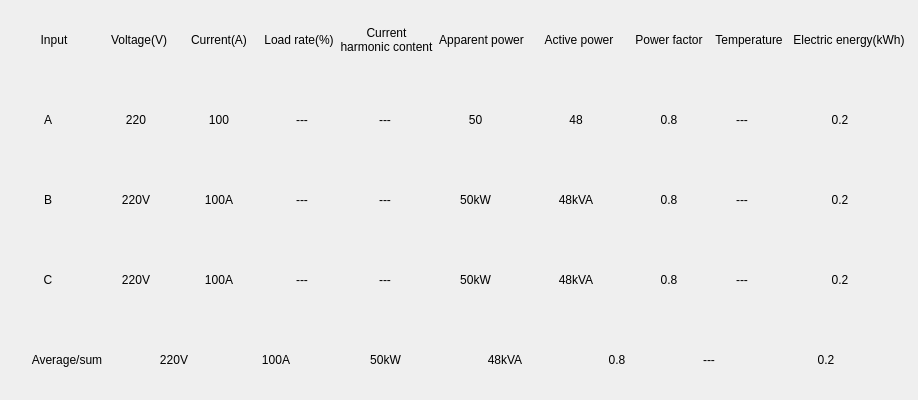
<?xml version="1.0" encoding="UTF-8"?>
<ui version="4.0">
 <class>BoxTotalWid</class>
 <widget class="QWidget" name="BoxTotalWid">
  <property name="geometry">
   <rect>
    <x>0</x>
    <y>0</y>
    <width>918</width>
    <height>400</height>
   </rect>
  </property>
  <property name="minimumSize">
   <size>
    <width>0</width>
    <height>25</height>
   </size>
  </property>
  <property name="windowTitle">
   <string>Form</string>
  </property>
  <layout class="QGridLayout" name="gridLayout" rowstretch="1,1,1,1,1">
   <property name="leftMargin">
    <number>0</number>
   </property>
   <property name="topMargin">
    <number>0</number>
   </property>
   <property name="rightMargin">
    <number>0</number>
   </property>
   <property name="bottomMargin">
    <number>0</number>
   </property>
   <property name="spacing">
    <number>0</number>
   </property>
   <item row="4" column="0">
    <widget class="QWidget" name="AllWid" native="true">
     <layout class="QHBoxLayout" name="horizontalLayout_5" stretch="1,1,1,1,1,1,0,1">
      <property name="spacing">
       <number>0</number>
      </property>
      <property name="leftMargin">
       <number>0</number>
      </property>
      <property name="topMargin">
       <number>0</number>
      </property>
      <property name="rightMargin">
       <number>0</number>
      </property>
      <property name="bottomMargin">
       <number>0</number>
      </property>
      <item>
       <widget class="QLabel" name="label_6">
        <property name="minimumSize">
         <size>
          <width>90</width>
          <height>25</height>
         </size>
        </property>
        <property name="maximumSize">
         <size>
          <width>90</width>
          <height>16777215</height>
         </size>
        </property>
        <property name="text">
         <string>Average/sum</string>
        </property>
        <property name="alignment">
         <set>Qt::AlignCenter</set>
        </property>
       </widget>
      </item>
      <item>
       <widget class="QLabel" name="volH">
        <property name="minimumSize">
         <size>
          <width>80</width>
          <height>25</height>
         </size>
        </property>
        <property name="maximumSize">
         <size>
          <width>80</width>
          <height>16777215</height>
         </size>
        </property>
        <property name="text">
         <string>220V</string>
        </property>
        <property name="alignment">
         <set>Qt::AlignCenter</set>
        </property>
       </widget>
      </item>
      <item>
       <widget class="QLabel" name="curH">
        <property name="minimumSize">
         <size>
          <width>80</width>
          <height>25</height>
         </size>
        </property>
        <property name="maximumSize">
         <size>
          <width>80</width>
          <height>16777215</height>
         </size>
        </property>
        <property name="layoutDirection">
         <enum>Qt::LeftToRight</enum>
        </property>
        <property name="text">
         <string>100A</string>
        </property>
        <property name="alignment">
         <set>Qt::AlignCenter</set>
        </property>
       </widget>
      </item>
      <item>
       <widget class="QLabel" name="tApPowH">
        <property name="minimumSize">
         <size>
          <width>95</width>
          <height>25</height>
         </size>
        </property>
        <property name="maximumSize">
         <size>
          <width>95</width>
          <height>16777215</height>
         </size>
        </property>
        <property name="text">
         <string>50kW</string>
        </property>
        <property name="alignment">
         <set>Qt::AlignCenter</set>
        </property>
       </widget>
      </item>
      <item>
       <widget class="QLabel" name="tPowH">
        <property name="minimumSize">
         <size>
          <width>100</width>
          <height>25</height>
         </size>
        </property>
        <property name="maximumSize">
         <size>
          <width>100</width>
          <height>16777215</height>
         </size>
        </property>
        <property name="text">
         <string>48kVA</string>
        </property>
        <property name="alignment">
         <set>Qt::AlignCenter</set>
        </property>
       </widget>
      </item>
      <item>
       <widget class="QLabel" name="tPfH">
        <property name="minimumSize">
         <size>
          <width>80</width>
          <height>25</height>
         </size>
        </property>
        <property name="maximumSize">
         <size>
          <width>80</width>
          <height>16777215</height>
         </size>
        </property>
        <property name="text">
         <string>0.8</string>
        </property>
        <property name="alignment">
         <set>Qt::AlignCenter</set>
        </property>
       </widget>
      </item>
      <item>
       <widget class="QLabel" name="temH">
        <property name="minimumSize">
         <size>
          <width>60</width>
          <height>25</height>
         </size>
        </property>
        <property name="maximumSize">
         <size>
          <width>60</width>
          <height>16777215</height>
         </size>
        </property>
        <property name="text">
         <string>---</string>
        </property>
        <property name="alignment">
         <set>Qt::AlignCenter</set>
        </property>
       </widget>
      </item>
      <item>
       <widget class="QLabel" name="tEleH">
        <property name="minimumSize">
         <size>
          <width>130</width>
          <height>25</height>
         </size>
        </property>
        <property name="maximumSize">
         <size>
          <width>130</width>
          <height>16777215</height>
         </size>
        </property>
        <property name="text">
         <string>0.2</string>
        </property>
        <property name="alignment">
         <set>Qt::AlignCenter</set>
        </property>
       </widget>
      </item>
     </layout>
    </widget>
   </item>
   <item row="3" column="0">
    <widget class="QWidget" name="CWid" native="true">
     <layout class="QHBoxLayout" name="horizontalLayout_4" stretch="1,1,1,1,1,1,1,1,0,1">
      <property name="spacing">
       <number>0</number>
      </property>
      <property name="leftMargin">
       <number>0</number>
      </property>
      <property name="topMargin">
       <number>0</number>
      </property>
      <property name="rightMargin">
       <number>0</number>
      </property>
      <property name="bottomMargin">
       <number>0</number>
      </property>
      <item>
       <widget class="QLabel" name="label_5">
        <property name="minimumSize">
         <size>
          <width>90</width>
          <height>25</height>
         </size>
        </property>
        <property name="maximumSize">
         <size>
          <width>90</width>
          <height>16777215</height>
         </size>
        </property>
        <property name="text">
         <string>C</string>
        </property>
        <property name="alignment">
         <set>Qt::AlignCenter</set>
        </property>
       </widget>
      </item>
      <item>
       <widget class="QLabel" name="volC">
        <property name="minimumSize">
         <size>
          <width>80</width>
          <height>25</height>
         </size>
        </property>
        <property name="maximumSize">
         <size>
          <width>80</width>
          <height>16777215</height>
         </size>
        </property>
        <property name="text">
         <string>220V</string>
        </property>
        <property name="alignment">
         <set>Qt::AlignCenter</set>
        </property>
       </widget>
      </item>
      <item>
       <widget class="QLabel" name="curC">
        <property name="minimumSize">
         <size>
          <width>80</width>
          <height>25</height>
         </size>
        </property>
        <property name="maximumSize">
         <size>
          <width>80</width>
          <height>16777215</height>
         </size>
        </property>
        <property name="layoutDirection">
         <enum>Qt::LeftToRight</enum>
        </property>
        <property name="text">
         <string>100A</string>
        </property>
        <property name="alignment">
         <set>Qt::AlignCenter</set>
        </property>
       </widget>
      </item>
      <item>
       <widget class="QLabel" name="plC">
        <property name="minimumSize">
         <size>
          <width>80</width>
          <height>25</height>
         </size>
        </property>
        <property name="maximumSize">
         <size>
          <width>80</width>
          <height>16777215</height>
         </size>
        </property>
        <property name="layoutDirection">
         <enum>Qt::LeftToRight</enum>
        </property>
        <property name="text">
         <string>---</string>
        </property>
        <property name="alignment">
         <set>Qt::AlignCenter</set>
        </property>
       </widget>
      </item>
      <item>
       <widget class="QLabel" name="thdC">
        <property name="minimumSize">
         <size>
          <width>80</width>
          <height>25</height>
         </size>
        </property>
        <property name="maximumSize">
         <size>
          <width>80</width>
          <height>16777215</height>
         </size>
        </property>
        <property name="layoutDirection">
         <enum>Qt::LeftToRight</enum>
        </property>
        <property name="text">
         <string>---</string>
        </property>
        <property name="alignment">
         <set>Qt::AlignCenter</set>
        </property>
       </widget>
      </item>
      <item>
       <widget class="QLabel" name="tApPowC">
        <property name="minimumSize">
         <size>
          <width>95</width>
          <height>25</height>
         </size>
        </property>
        <property name="maximumSize">
         <size>
          <width>95</width>
          <height>16777215</height>
         </size>
        </property>
        <property name="text">
         <string>50kW</string>
        </property>
        <property name="alignment">
         <set>Qt::AlignCenter</set>
        </property>
       </widget>
      </item>
      <item>
       <widget class="QLabel" name="tPowC">
        <property name="minimumSize">
         <size>
          <width>100</width>
          <height>25</height>
         </size>
        </property>
        <property name="maximumSize">
         <size>
          <width>100</width>
          <height>16777215</height>
         </size>
        </property>
        <property name="text">
         <string>48kVA</string>
        </property>
        <property name="alignment">
         <set>Qt::AlignCenter</set>
        </property>
       </widget>
      </item>
      <item>
       <widget class="QLabel" name="tPfC">
        <property name="minimumSize">
         <size>
          <width>80</width>
          <height>25</height>
         </size>
        </property>
        <property name="maximumSize">
         <size>
          <width>80</width>
          <height>16777215</height>
         </size>
        </property>
        <property name="text">
         <string>0.8</string>
        </property>
        <property name="alignment">
         <set>Qt::AlignCenter</set>
        </property>
       </widget>
      </item>
      <item>
       <widget class="QLabel" name="temC">
        <property name="minimumSize">
         <size>
          <width>60</width>
          <height>25</height>
         </size>
        </property>
        <property name="maximumSize">
         <size>
          <width>60</width>
          <height>16777215</height>
         </size>
        </property>
        <property name="text">
         <string>---</string>
        </property>
        <property name="alignment">
         <set>Qt::AlignCenter</set>
        </property>
       </widget>
      </item>
      <item>
       <widget class="QLabel" name="tEleC">
        <property name="minimumSize">
         <size>
          <width>130</width>
          <height>25</height>
         </size>
        </property>
        <property name="maximumSize">
         <size>
          <width>130</width>
          <height>16777215</height>
         </size>
        </property>
        <property name="text">
         <string>0.2</string>
        </property>
        <property name="alignment">
         <set>Qt::AlignCenter</set>
        </property>
       </widget>
      </item>
     </layout>
    </widget>
   </item>
   <item row="2" column="0">
    <widget class="QWidget" name="BWid" native="true">
     <layout class="QHBoxLayout" name="horizontalLayout_3" stretch="1,1,1,1,1,1,1,1,0,1">
      <property name="spacing">
       <number>0</number>
      </property>
      <property name="leftMargin">
       <number>0</number>
      </property>
      <property name="topMargin">
       <number>0</number>
      </property>
      <property name="rightMargin">
       <number>0</number>
      </property>
      <property name="bottomMargin">
       <number>0</number>
      </property>
      <item>
       <widget class="QLabel" name="label_3">
        <property name="minimumSize">
         <size>
          <width>90</width>
          <height>25</height>
         </size>
        </property>
        <property name="maximumSize">
         <size>
          <width>90</width>
          <height>16777215</height>
         </size>
        </property>
        <property name="text">
         <string>B</string>
        </property>
        <property name="alignment">
         <set>Qt::AlignCenter</set>
        </property>
       </widget>
      </item>
      <item>
       <widget class="QLabel" name="volB">
        <property name="minimumSize">
         <size>
          <width>80</width>
          <height>25</height>
         </size>
        </property>
        <property name="maximumSize">
         <size>
          <width>80</width>
          <height>16777215</height>
         </size>
        </property>
        <property name="text">
         <string>220V</string>
        </property>
        <property name="alignment">
         <set>Qt::AlignCenter</set>
        </property>
       </widget>
      </item>
      <item>
       <widget class="QLabel" name="curB">
        <property name="minimumSize">
         <size>
          <width>80</width>
          <height>25</height>
         </size>
        </property>
        <property name="maximumSize">
         <size>
          <width>80</width>
          <height>16777215</height>
         </size>
        </property>
        <property name="layoutDirection">
         <enum>Qt::LeftToRight</enum>
        </property>
        <property name="text">
         <string>100A</string>
        </property>
        <property name="alignment">
         <set>Qt::AlignCenter</set>
        </property>
       </widget>
      </item>
      <item>
       <widget class="QLabel" name="plB">
        <property name="minimumSize">
         <size>
          <width>80</width>
          <height>25</height>
         </size>
        </property>
        <property name="maximumSize">
         <size>
          <width>80</width>
          <height>16777215</height>
         </size>
        </property>
        <property name="layoutDirection">
         <enum>Qt::LeftToRight</enum>
        </property>
        <property name="text">
         <string>---</string>
        </property>
        <property name="alignment">
         <set>Qt::AlignCenter</set>
        </property>
       </widget>
      </item>
      <item>
       <widget class="QLabel" name="thdB">
        <property name="minimumSize">
         <size>
          <width>80</width>
          <height>25</height>
         </size>
        </property>
        <property name="maximumSize">
         <size>
          <width>80</width>
          <height>16777215</height>
         </size>
        </property>
        <property name="layoutDirection">
         <enum>Qt::LeftToRight</enum>
        </property>
        <property name="text">
         <string>---</string>
        </property>
        <property name="alignment">
         <set>Qt::AlignCenter</set>
        </property>
       </widget>
      </item>
      <item>
       <widget class="QLabel" name="tApPowB">
        <property name="minimumSize">
         <size>
          <width>95</width>
          <height>25</height>
         </size>
        </property>
        <property name="maximumSize">
         <size>
          <width>95</width>
          <height>16777215</height>
         </size>
        </property>
        <property name="text">
         <string>50kW</string>
        </property>
        <property name="alignment">
         <set>Qt::AlignCenter</set>
        </property>
       </widget>
      </item>
      <item>
       <widget class="QLabel" name="tPowB">
        <property name="minimumSize">
         <size>
          <width>100</width>
          <height>25</height>
         </size>
        </property>
        <property name="maximumSize">
         <size>
          <width>100</width>
          <height>16777215</height>
         </size>
        </property>
        <property name="text">
         <string>48kVA</string>
        </property>
        <property name="alignment">
         <set>Qt::AlignCenter</set>
        </property>
       </widget>
      </item>
      <item>
       <widget class="QLabel" name="tPfB">
        <property name="minimumSize">
         <size>
          <width>80</width>
          <height>25</height>
         </size>
        </property>
        <property name="maximumSize">
         <size>
          <width>80</width>
          <height>16777215</height>
         </size>
        </property>
        <property name="text">
         <string>0.8</string>
        </property>
        <property name="alignment">
         <set>Qt::AlignCenter</set>
        </property>
       </widget>
      </item>
      <item>
       <widget class="QLabel" name="temB">
        <property name="minimumSize">
         <size>
          <width>60</width>
          <height>25</height>
         </size>
        </property>
        <property name="maximumSize">
         <size>
          <width>60</width>
          <height>16777215</height>
         </size>
        </property>
        <property name="text">
         <string>---</string>
        </property>
        <property name="alignment">
         <set>Qt::AlignCenter</set>
        </property>
       </widget>
      </item>
      <item>
       <widget class="QLabel" name="tEleB">
        <property name="minimumSize">
         <size>
          <width>130</width>
          <height>25</height>
         </size>
        </property>
        <property name="maximumSize">
         <size>
          <width>130</width>
          <height>16777215</height>
         </size>
        </property>
        <property name="text">
         <string>0.2</string>
        </property>
        <property name="alignment">
         <set>Qt::AlignCenter</set>
        </property>
       </widget>
      </item>
     </layout>
    </widget>
   </item>
   <item row="1" column="0">
    <widget class="QWidget" name="AWid" native="true">
     <layout class="QHBoxLayout" name="horizontalLayout_2" stretch="1,1,1,1,1,1,1,1,0,1">
      <property name="spacing">
       <number>0</number>
      </property>
      <property name="leftMargin">
       <number>0</number>
      </property>
      <property name="topMargin">
       <number>0</number>
      </property>
      <property name="rightMargin">
       <number>0</number>
      </property>
      <property name="bottomMargin">
       <number>0</number>
      </property>
      <item>
       <widget class="QLabel" name="label_2">
        <property name="minimumSize">
         <size>
          <width>90</width>
          <height>25</height>
         </size>
        </property>
        <property name="maximumSize">
         <size>
          <width>90</width>
          <height>16777215</height>
         </size>
        </property>
        <property name="text">
         <string>A</string>
        </property>
        <property name="alignment">
         <set>Qt::AlignCenter</set>
        </property>
       </widget>
      </item>
      <item>
       <widget class="QLabel" name="volA">
        <property name="minimumSize">
         <size>
          <width>80</width>
          <height>25</height>
         </size>
        </property>
        <property name="maximumSize">
         <size>
          <width>80</width>
          <height>16777215</height>
         </size>
        </property>
        <property name="text">
         <string>220</string>
        </property>
        <property name="alignment">
         <set>Qt::AlignCenter</set>
        </property>
       </widget>
      </item>
      <item>
       <widget class="QLabel" name="curA">
        <property name="minimumSize">
         <size>
          <width>80</width>
          <height>25</height>
         </size>
        </property>
        <property name="maximumSize">
         <size>
          <width>80</width>
          <height>16777215</height>
         </size>
        </property>
        <property name="layoutDirection">
         <enum>Qt::LeftToRight</enum>
        </property>
        <property name="text">
         <string>100</string>
        </property>
        <property name="alignment">
         <set>Qt::AlignCenter</set>
        </property>
       </widget>
      </item>
      <item>
       <widget class="QLabel" name="plA">
        <property name="minimumSize">
         <size>
          <width>80</width>
          <height>25</height>
         </size>
        </property>
        <property name="maximumSize">
         <size>
          <width>80</width>
          <height>16777215</height>
         </size>
        </property>
        <property name="layoutDirection">
         <enum>Qt::LeftToRight</enum>
        </property>
        <property name="text">
         <string>---</string>
        </property>
        <property name="alignment">
         <set>Qt::AlignCenter</set>
        </property>
       </widget>
      </item>
      <item>
       <widget class="QLabel" name="thdA">
        <property name="minimumSize">
         <size>
          <width>80</width>
          <height>25</height>
         </size>
        </property>
        <property name="maximumSize">
         <size>
          <width>80</width>
          <height>16777215</height>
         </size>
        </property>
        <property name="layoutDirection">
         <enum>Qt::LeftToRight</enum>
        </property>
        <property name="text">
         <string>---</string>
        </property>
        <property name="alignment">
         <set>Qt::AlignCenter</set>
        </property>
       </widget>
      </item>
      <item>
       <widget class="QLabel" name="tApPowA">
        <property name="minimumSize">
         <size>
          <width>95</width>
          <height>25</height>
         </size>
        </property>
        <property name="maximumSize">
         <size>
          <width>95</width>
          <height>16777215</height>
         </size>
        </property>
        <property name="text">
         <string>50</string>
        </property>
        <property name="alignment">
         <set>Qt::AlignCenter</set>
        </property>
       </widget>
      </item>
      <item>
       <widget class="QLabel" name="tPowA">
        <property name="minimumSize">
         <size>
          <width>100</width>
          <height>25</height>
         </size>
        </property>
        <property name="maximumSize">
         <size>
          <width>100</width>
          <height>16777215</height>
         </size>
        </property>
        <property name="text">
         <string>48</string>
        </property>
        <property name="alignment">
         <set>Qt::AlignCenter</set>
        </property>
       </widget>
      </item>
      <item>
       <widget class="QLabel" name="tPfA">
        <property name="minimumSize">
         <size>
          <width>80</width>
          <height>25</height>
         </size>
        </property>
        <property name="maximumSize">
         <size>
          <width>80</width>
          <height>16777215</height>
         </size>
        </property>
        <property name="text">
         <string>0.8</string>
        </property>
        <property name="alignment">
         <set>Qt::AlignCenter</set>
        </property>
       </widget>
      </item>
      <item>
       <widget class="QLabel" name="temA">
        <property name="minimumSize">
         <size>
          <width>60</width>
          <height>25</height>
         </size>
        </property>
        <property name="maximumSize">
         <size>
          <width>60</width>
          <height>16777215</height>
         </size>
        </property>
        <property name="text">
         <string>---</string>
        </property>
        <property name="alignment">
         <set>Qt::AlignCenter</set>
        </property>
       </widget>
      </item>
      <item>
       <widget class="QLabel" name="tEleA">
        <property name="minimumSize">
         <size>
          <width>130</width>
          <height>25</height>
         </size>
        </property>
        <property name="maximumSize">
         <size>
          <width>130</width>
          <height>16777215</height>
         </size>
        </property>
        <property name="text">
         <string>0.2</string>
        </property>
        <property name="alignment">
         <set>Qt::AlignCenter</set>
        </property>
       </widget>
      </item>
     </layout>
    </widget>
   </item>
   <item row="0" column="0">
    <widget class="QWidget" name="TWid" native="true">
     <layout class="QHBoxLayout" name="horizontalLayout">
      <property name="spacing">
       <number>0</number>
      </property>
      <item>
       <widget class="QLabel" name="label">
        <property name="minimumSize">
         <size>
          <width>90</width>
          <height>25</height>
         </size>
        </property>
        <property name="maximumSize">
         <size>
          <width>90</width>
          <height>16777215</height>
         </size>
        </property>
        <property name="font">
         <font>
          <pointsize>9</pointsize>
         </font>
        </property>
        <property name="text">
         <string>Input</string>
        </property>
        <property name="alignment">
         <set>Qt::AlignCenter</set>
        </property>
       </widget>
      </item>
      <item>
       <widget class="QLabel" name="label_11">
        <property name="minimumSize">
         <size>
          <width>80</width>
          <height>25</height>
         </size>
        </property>
        <property name="maximumSize">
         <size>
          <width>80</width>
          <height>16777215</height>
         </size>
        </property>
        <property name="font">
         <font>
          <pointsize>9</pointsize>
         </font>
        </property>
        <property name="text">
         <string>Voltage(V)</string>
        </property>
        <property name="alignment">
         <set>Qt::AlignCenter</set>
        </property>
       </widget>
      </item>
      <item>
       <widget class="QLabel" name="label_4">
        <property name="minimumSize">
         <size>
          <width>80</width>
          <height>25</height>
         </size>
        </property>
        <property name="maximumSize">
         <size>
          <width>80</width>
          <height>16777215</height>
         </size>
        </property>
        <property name="font">
         <font>
          <pointsize>9</pointsize>
         </font>
        </property>
        <property name="text">
         <string>Current(A)</string>
        </property>
        <property name="alignment">
         <set>Qt::AlignCenter</set>
        </property>
       </widget>
      </item>
      <item>
       <widget class="QLabel" name="label_13">
        <property name="minimumSize">
         <size>
          <width>80</width>
          <height>25</height>
         </size>
        </property>
        <property name="maximumSize">
         <size>
          <width>80</width>
          <height>16777215</height>
         </size>
        </property>
        <property name="font">
         <font>
          <pointsize>9</pointsize>
         </font>
        </property>
        <property name="text">
         <string>Load rate(%)</string>
        </property>
        <property name="alignment">
         <set>Qt::AlignCenter</set>
        </property>
       </widget>
      </item>
      <item>
       <widget class="QLabel" name="label_14">
        <property name="minimumSize">
         <size>
          <width>95</width>
          <height>25</height>
         </size>
        </property>
        <property name="maximumSize">
         <size>
          <width>80</width>
          <height>16777215</height>
         </size>
        </property>
        <property name="font">
         <font>
          <pointsize>9</pointsize>
         </font>
        </property>
        <property name="text">
         <string>Current
harmonic content</string>
        </property>
        <property name="alignment">
         <set>Qt::AlignCenter</set>
        </property>
       </widget>
      </item>
      <item>
       <widget class="QLabel" name="label_9">
        <property name="minimumSize">
         <size>
          <width>95</width>
          <height>25</height>
         </size>
        </property>
        <property name="maximumSize">
         <size>
          <width>95</width>
          <height>16777215</height>
         </size>
        </property>
        <property name="font">
         <font>
          <pointsize>9</pointsize>
         </font>
        </property>
        <property name="text">
         <string>Apparent power</string>
        </property>
        <property name="alignment">
         <set>Qt::AlignCenter</set>
        </property>
       </widget>
      </item>
      <item>
       <widget class="QLabel" name="label_10">
        <property name="minimumSize">
         <size>
          <width>100</width>
          <height>25</height>
         </size>
        </property>
        <property name="maximumSize">
         <size>
          <width>100</width>
          <height>16777215</height>
         </size>
        </property>
        <property name="font">
         <font>
          <pointsize>9</pointsize>
         </font>
        </property>
        <property name="text">
         <string>Active power</string>
        </property>
        <property name="alignment">
         <set>Qt::AlignCenter</set>
        </property>
       </widget>
      </item>
      <item>
       <widget class="QLabel" name="label_7">
        <property name="minimumSize">
         <size>
          <width>80</width>
          <height>25</height>
         </size>
        </property>
        <property name="maximumSize">
         <size>
          <width>80</width>
          <height>16777215</height>
         </size>
        </property>
        <property name="font">
         <font>
          <pointsize>9</pointsize>
         </font>
        </property>
        <property name="text">
         <string>Power factor</string>
        </property>
        <property name="alignment">
         <set>Qt::AlignCenter</set>
        </property>
       </widget>
      </item>
      <item>
       <widget class="QLabel" name="label_12">
        <property name="minimumSize">
         <size>
          <width>80</width>
          <height>25</height>
         </size>
        </property>
        <property name="maximumSize">
         <size>
          <width>60</width>
          <height>16777215</height>
         </size>
        </property>
        <property name="font">
         <font>
          <pointsize>9</pointsize>
         </font>
        </property>
        <property name="text">
         <string>Temperature</string>
        </property>
        <property name="alignment">
         <set>Qt::AlignCenter</set>
        </property>
       </widget>
      </item>
      <item>
       <widget class="QLabel" name="label_8">
        <property name="minimumSize">
         <size>
          <width>120</width>
          <height>25</height>
         </size>
        </property>
        <property name="maximumSize">
         <size>
          <width>150</width>
          <height>16777215</height>
         </size>
        </property>
        <property name="font">
         <font>
          <pointsize>9</pointsize>
         </font>
        </property>
        <property name="text">
         <string>Electric energy(kWh)</string>
        </property>
        <property name="alignment">
         <set>Qt::AlignCenter</set>
        </property>
       </widget>
      </item>
     </layout>
    </widget>
   </item>
  </layout>
 </widget>
 <resources/>
 <connections/>
</ui>
